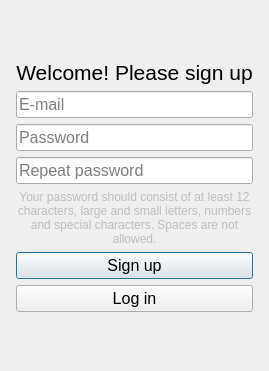
<?xml version="1.0" encoding="UTF-8"?>
<ui version="4.0">
 <class>Dialog</class>
 <widget class="QDialog" name="Dialog">
  <property name="geometry">
   <rect>
    <x>0</x>
    <y>0</y>
    <width>269</width>
    <height>371</height>
   </rect>
  </property>
  <property name="minimumSize">
   <size>
    <width>269</width>
    <height>370</height>
   </size>
  </property>
  <property name="windowTitle">
   <string>Sign up</string>
  </property>
  <property name="windowIcon">
   <iconset resource="../icons.qrc">
    <normaloff>:/icons/icons/app_icon_32.png</normaloff>:/icons/icons/app_icon_32.png</iconset>
  </property>
  <layout class="QHBoxLayout" name="horizontalLayout_3">
   <item>
    <layout class="QHBoxLayout" name="horizontalLayout_2">
     <item>
      <spacer name="horizontalSpacer">
       <property name="orientation">
        <enum>Qt::Orientation::Horizontal</enum>
       </property>
       <property name="sizeHint" stdset="0">
        <size>
         <width>40</width>
         <height>20</height>
        </size>
       </property>
      </spacer>
     </item>
     <item>
      <layout class="QVBoxLayout" name="verticalLayout_2">
       <item>
        <spacer name="verticalSpacer">
         <property name="orientation">
          <enum>Qt::Orientation::Vertical</enum>
         </property>
         <property name="sizeHint" stdset="0">
          <size>
           <width>20</width>
           <height>40</height>
          </size>
         </property>
        </spacer>
       </item>
       <item>
        <layout class="QVBoxLayout" name="verticalLayout">
         <item>
          <widget class="QLabel" name="label_4">
           <property name="font">
            <font>
             <pointsize>16</pointsize>
            </font>
           </property>
           <property name="text">
            <string>&lt;html&gt;&lt;head/&gt;&lt;body&gt;&lt;p align=&quot;center&quot;&gt;Welcome! Please sign up&lt;/p&gt;&lt;/body&gt;&lt;/html&gt;</string>
           </property>
          </widget>
         </item>
         <item>
          <widget class="QLineEdit" name="lineEdit">
           <property name="font">
            <font>
             <pointsize>12</pointsize>
            </font>
           </property>
           <property name="placeholderText">
            <string>E-mail</string>
           </property>
          </widget>
         </item>
         <item>
          <widget class="QLineEdit" name="lineEdit_2">
           <property name="font">
            <font>
             <pointsize>12</pointsize>
            </font>
           </property>
           <property name="placeholderText">
            <string>Password</string>
           </property>
          </widget>
         </item>
         <item>
          <widget class="QLineEdit" name="lineEdit_3">
           <property name="font">
            <font>
             <pointsize>12</pointsize>
            </font>
           </property>
           <property name="placeholderText">
            <string>Repeat password</string>
           </property>
          </widget>
         </item>
         <item>
          <widget class="QLabel" name="label_3">
           <property name="enabled">
            <bool>false</bool>
           </property>
           <property name="text">
            <string>&lt;html&gt;&lt;head/&gt;&lt;body&gt;&lt;p align=&quot;center&quot;&gt;Your password should consist of at least 12 characters, large and small letters, numbers and special characters. Spaces are not allowed.&lt;/p&gt;&lt;/body&gt;&lt;/html&gt;</string>
           </property>
           <property name="wordWrap">
            <bool>true</bool>
           </property>
          </widget>
         </item>
         <item>
          <widget class="QPushButton" name="pushButton">
           <property name="font">
            <font>
             <pointsize>12</pointsize>
            </font>
           </property>
           <property name="text">
            <string>Sign up</string>
           </property>
          </widget>
         </item>
         <item>
          <widget class="QPushButton" name="pushButton_2">
           <property name="font">
            <font>
             <pointsize>12</pointsize>
            </font>
           </property>
           <property name="text">
            <string>Log in</string>
           </property>
          </widget>
         </item>
        </layout>
       </item>
       <item>
        <spacer name="verticalSpacer_2">
         <property name="orientation">
          <enum>Qt::Orientation::Vertical</enum>
         </property>
         <property name="sizeHint" stdset="0">
          <size>
           <width>20</width>
           <height>40</height>
          </size>
         </property>
        </spacer>
       </item>
      </layout>
     </item>
     <item>
      <spacer name="horizontalSpacer_2">
       <property name="orientation">
        <enum>Qt::Orientation::Horizontal</enum>
       </property>
       <property name="sizeHint" stdset="0">
        <size>
         <width>40</width>
         <height>20</height>
        </size>
       </property>
      </spacer>
     </item>
    </layout>
   </item>
  </layout>
 </widget>
 <resources>
  <include location="../icons.qrc"/>
 </resources>
 <connections/>
</ui>
